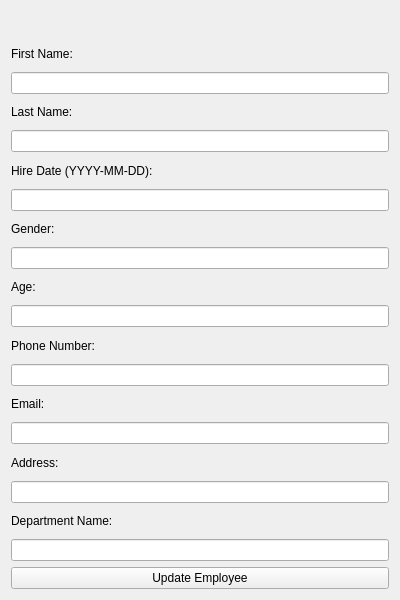
<?xml version="1.0" encoding="UTF-8"?>
<ui version="4.0">
 <class>UpdateEmployeeForm</class>
 <widget class="QWidget" name="UpdateEmployeeForm">
  <property name="geometry">
   <rect>
    <x>0</x>
    <y>0</y>
    <width>400</width>
    <height>600</height>
   </rect>
  </property>
  <property name="windowTitle">
   <string>Update Employee</string>
  </property>
  <layout class="QVBoxLayout" name="verticalLayout">
   <item>
    <widget class="QLabel" name="label_employee_id">
     <property name="text">
      <string/>
     </property>
    </widget>
   </item>
   <item>
    <widget class="QLabel" name="label_first_name">
     <property name="text">
      <string>First Name:</string>
     </property>
    </widget>
   </item>
   <item>
    <widget class="QLineEdit" name="line_edit_first_name"/>
   </item>
   <item>
    <widget class="QLabel" name="label_last_name">
     <property name="text">
      <string>Last Name:</string>
     </property>
    </widget>
   </item>
   <item>
    <widget class="QLineEdit" name="line_edit_last_name"/>
   </item>
   <item>
    <widget class="QLabel" name="label_hire_date">
     <property name="text">
      <string>Hire Date (YYYY-MM-DD):</string>
     </property>
    </widget>
   </item>
   <item>
    <widget class="QLineEdit" name="line_edit_hire_date"/>
   </item>
   <item>
    <widget class="QLabel" name="label_gender">
     <property name="text">
      <string>Gender:</string>
     </property>
    </widget>
   </item>
   <item>
    <widget class="QLineEdit" name="line_edit_gender"/>
   </item>
   <item>
    <widget class="QLabel" name="label_age">
     <property name="text">
      <string>Age:</string>
     </property>
    </widget>
   </item>
   <item>
    <widget class="QLineEdit" name="line_edit_age"/>
   </item>
   <item>
    <widget class="QLabel" name="label_phone_number">
     <property name="text">
      <string>Phone Number:</string>
     </property>
    </widget>
   </item>
   <item>
    <widget class="QLineEdit" name="line_edit_phone_number"/>
   </item>
   <item>
    <widget class="QLabel" name="label_email">
     <property name="text">
      <string>Email:</string>
     </property>
    </widget>
   </item>
   <item>
    <widget class="QLineEdit" name="line_edit_email"/>
   </item>
   <item>
    <widget class="QLabel" name="label_address">
     <property name="text">
      <string>Address:</string>
     </property>
    </widget>
   </item>
   <item>
    <widget class="QLineEdit" name="line_edit_address"/>
   </item>
   <item>
    <widget class="QLabel" name="label_department_name">
     <property name="text">
      <string>Department Name:</string>
     </property>
    </widget>
   </item>
   <item>
    <widget class="QLineEdit" name="line_edit_department_name"/>
   </item>
   <item>
    <widget class="QPushButton" name="button_update">
     <property name="text">
      <string>Update Employee</string>
     </property>
    </widget>
   </item>
  </layout>
 </widget>
 <resources/>
 <connections/>
</ui>
